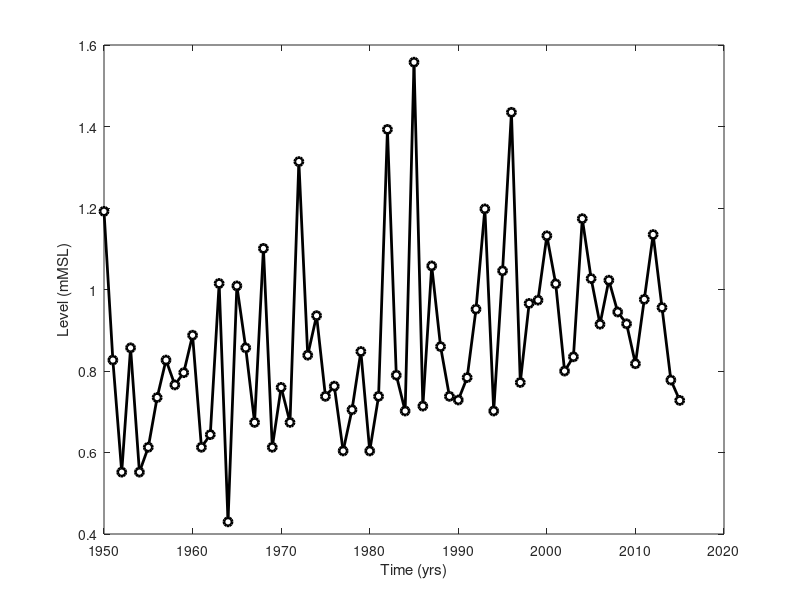
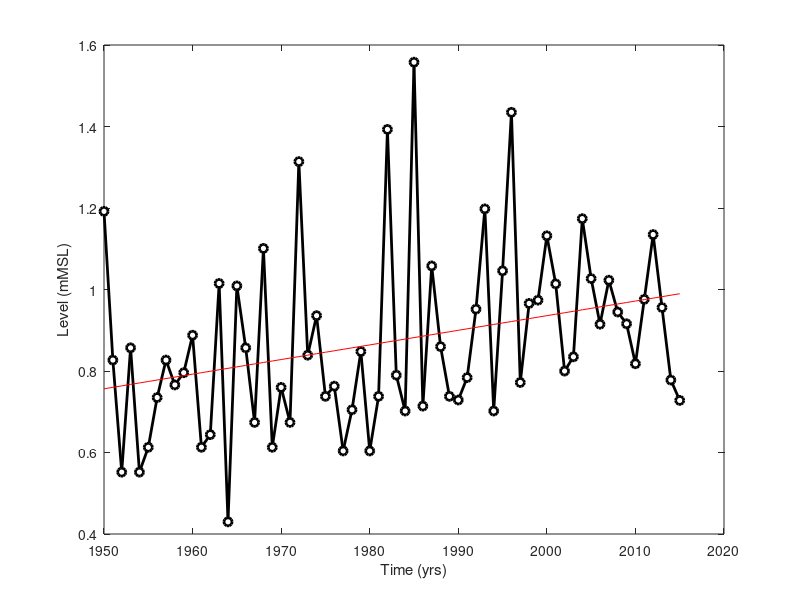
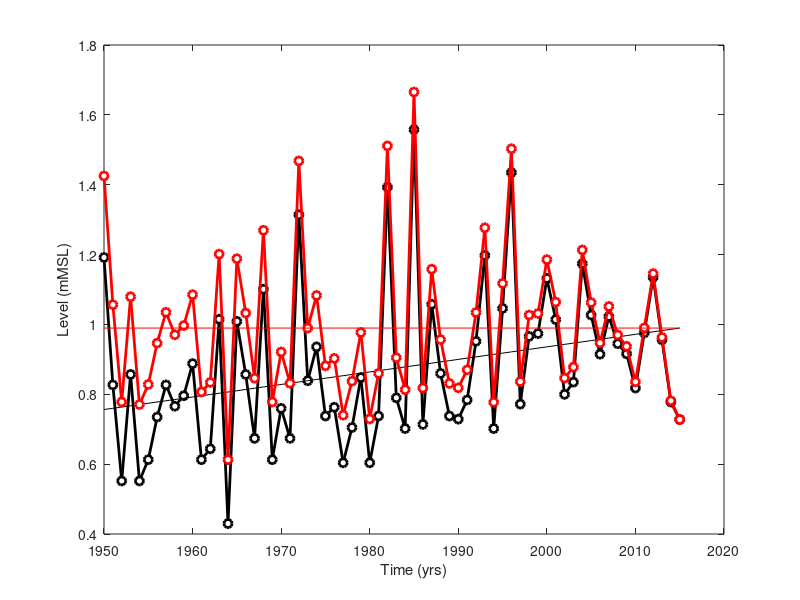
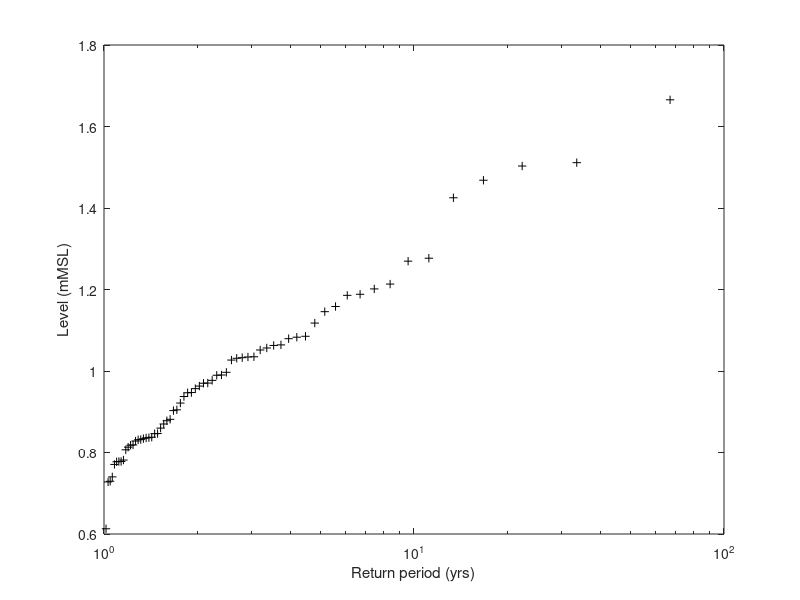

Source code (MATLAB) for these figures, in order:
%% Author: Javed Ali

%% Load the water level data
load WaterLevel_St_Pete_hourly.mat


%% Obtain annual maxima (AMAX) and MSL data from hourly record
% change datum format
Tmat = datevec(Time);

% get (unique) years for which we have data
years = unique(Tmat(:,1));

% get number of years
Nyear = length(years); 

% Use loop to identify annual maxima
for ii = 1:Nyear
    % find all values from year ii
    V = find(Tmat(:,1) == years(ii));
    AMAX(ii,1) = nanmax(WaterLevel(V));
    Tamax(ii,1) = years(ii);
    % MSL(ii,1) = nanmean(h_dat(V);  
end

clear years V ii h_dat Tmat T

% plot AMAX time series
figure
plot(Tamax,AMAX,'color',[0 0 0],'marker','o','markerfacecolor',[1 1 1],'linewidth',2)
xlabel('Time (yrs)')
ylabel('Level (mMSL)')

%% Remove the linear trend
Para = polyfit(Tamax,AMAX,1);
LinTrend = Para(1)*Tamax+Para(2);

% We can use rergress to check for significance!
[b,bint] = regress(AMAX,[ones(66,1) Tamax]);

% plot AMAX time series with linear trend
figure
plot(Tamax,AMAX,'color',[0 0 0],'marker','o','markerfacecolor',[1 1 1],'linewidth',2)
hold on
plot(Tamax,LinTrend,'color','r') 
xlabel('Time (yrs)')
ylabel('Level (mMSL)')

% get difference between last value in LinTrend and the other values
Diff = LinTrend(end,1) - LinTrend;
AMAXdt = AMAX+Diff;

% test if new trend is zero
Para2 = polyfit(Tamax,AMAXdt,1);
LinTrend2 = Para2(1)*Tamax+Para2(2);

% plot AMAX time series and detrended AMAX 
figure
plot(Tamax,AMAX,'color',[0 0 0],'marker','o','markerfacecolor',[1 1 1],'linewidth',2)
hold on
plot(Tamax,LinTrend,'color',[0 0 0])
plot(Tamax,AMAXdt,'color','r','marker','o','markerfacecolor',[1 1 1],'linewidth',2)
plot(Tamax,LinTrend2,'color','r')
xlabel('Time (yrs)')
ylabel('Level (mMSL)')

%% Detrend by subtracting mean sea level
%AMAXdt2 = AMAX-MSL;


%% Get Weibull plotting positions
% Check this: https://www.mathworks.com/help/stats/wblplot.html
WBL = [1:Nyear]'/(Nyear+1); % it gives non-exceedance probability
WBLrp = 1./(1-WBL); %return period
So = sort(AMAXdt); %sorting the values


figure
semilogx(WBLrp,So,'marker','+','color',[0 0 0],'linestyle','none')
xlabel('Return period (yrs)')
ylabel('Level (mMSL)')

%% Get GEV parameters and values for selected return periods
% fit GEV on detrended annual maxima series and get parameters
GEVpara = gevfit(AMAXdt); %default method: Maximum Likelihood Method

% define return periods we are interested in
rp = [1.01 1.1 1.25 1.5 2 5 10 50 100 250 500 1000];
Pu = 1-1./rp; %non-exceedance probability

% use inverse GEV to obtain return levels associated with the selected
% return periods
RL = gevinv(Pu,GEVpara(1),GEVpara(2),GEVpara(3)); % RL = return level

%% Alternatively, get return period for given level (1.9 m)
Non_exceedance = gevcdf(1.9, GEVpara(1),GEVpara(2), GEVpara(3));
Exceedance = 1-Non_exceedance;
Return_period = 1/Exceedance;

%% Get exceedance probabilities for 1.3m, 1.7m and 2.1m water levels
Non_exceedance1 = gevcdf(1.3, GEVpara(1),GEVpara(2), GEVpara(3));
Exceedance1 = 1-Non_exceedance1;
Return_period1 = 1/Exceedance1;

Non_exceedance2 = gevcdf(1.7, GEVpara(1),GEVpara(2), GEVpara(3));
Exceedance2 = 1-Non_exceedance2;
Return_period2 = 1/Exceedance2;

Non_exceedance3 = gevcdf(2.1, GEVpara(1),GEVpara(2), GEVpara(3));
Exceedance3 = 1-Non_exceedance3;
Return_period3 = 1/Exceedance3;

%% Return period/level plot
figure
semilogx(WBLrp,So,'marker','+','color',[0 0 0],'linestyle','none')
hold on
semilogx(rp,RL,'color','r','linewidth',2)
grid on
xlabel('Return period (yrs)')
ylabel('Level (mMSL)')


%% Assume sea level rise

% Add 20 cm to location paramater
GEVloc20 = GEVpara(3)+0.2;

RL20 = gevinv(Pu,GEVpara(1),GEVpara(2),GEVloc20);

% Plot
figure
semilogx(WBLrp,So,'marker','+','color',[0 0 0],'linestyle','none')
hold on
semilogx(rp,RL,'color','r','linewidth',2)
semilogx(rp,RL20,'color','b','linewidth',2)
grid on
xlabel('Return period (yrs)')
ylabel('Level (mMSL)')

